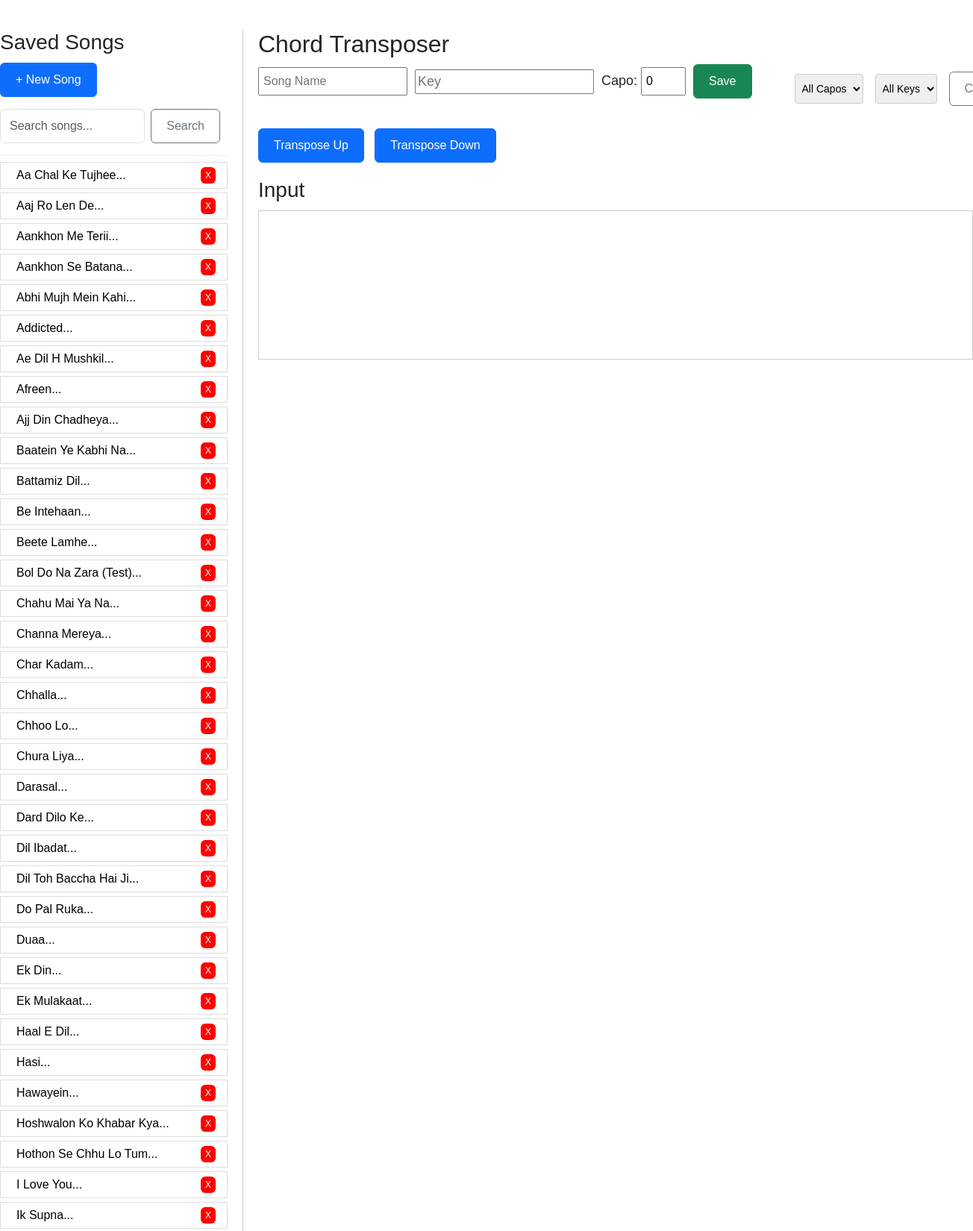
The page / (upper part) on the database its author committed.
### tables this page shows
CREATE TABLE songs (
                    id INTEGER PRIMARY KEY AUTOINCREMENT,
                    name TEXT,
                    content TEXT,
                    capo INTEGER DEFAULT 0
                , user_id INTEGER, key TEXT DEFAULT '');

### app.py (the view, shortened to what this page needs)
@app.route("/", methods=["GET", "POST"])
def index():
    input_text = ""
    output_text = ""
    capo = 0
    name = ""
    key = ""
    songs = get_songs()
    query = request.args.get("q", "") or ""
    if query:
        qlow = query.lower()
        songs = [s for s in songs if (s[1] and qlow in s[1].lower()) or (s[2] and qlow in s[2].lower())]
    capo_filter = request.args.get("capo_filter", "")
    key_filter = request.args.get("key_filter", "")
    song_id = request.args.get("song_id")
    if song_id:
        name, input_text, capo, key = get_song_by_id(song_id)
    return render_template(
        "index.html",
        input_text=input_text,
        output_text=output_text,
        capo=capo,
        name=name,
        key=key,
        songs=songs,
        current_song_id=song_id,
        query=query,
        capo_filter=capo_filter,
        key_filter=key_filter,
    )

### app.py (called while the page is built)
def get_songs():
    conn = sqlite3.connect(DB)
    c = conn.cursor()
    c.execute("SELECT id, name, content, capo, key FROM songs ORDER BY name ASC")
    songs = c.fetchall()
    conn.close()
    return songs

### templates/index.html (shortened to what this page needs)
<!DOCTYPE html>
<html>
  <head>
    <link
      href="https://cdn.jsdelivr.net/npm/bootstrap@5.3.8/dist/css/bootstrap.min.css"
      rel="stylesheet"
    />
  </head>
  <body>
    <div class="sidebar w-25">
      <div class="sidebar-header">
        <h3>Saved Songs</h3>
        <form method="POST" style="margin-bottom: 1rem">
          <button class="btn btn-primary" type="submit" name="action" value="new">
            + New Song
          </button>
        </form>
        <form method="GET" style="margin-bottom: 8px; display:flex; gap:8px;">
          <input
            type="search"
            name="q"
            placeholder="Search songs..."
            value="{{ query }}"
            class="form-control"
            style="width: calc(100% - 80px);"
          />
          <button class="btn btn-outline-secondary" type="submit">Search</button>
        </form>
      </div>
      <div class="sidebar-list">
        <form method="POST">
          {% for id, song_name, content, saved_capo, saved_key in songs %}
          <div
            class="song-link{% if current_song_id and current_song_id|int == id %} active-song{% endif %}"
            data-capo="{{ saved_capo }}"
            data-key="{{ saved_key }}"
          >
            <a
              href="{{ url_for('index', song_id=id) }}"
              style="color: black; text-decoration: none; padding-left: 1rem"
            >
              {{ song_name if song_name else content[:30]|replace('\n',' ') }}{%
              if content|length > 30 %}...{% endif %}
            </a>
            <button
              class="btn delete-btn"
              type="submit"
              name="action"
              value="delete_{{ id }}"
              style="cursor: pointer"
            >
              X
            </button>
          </div>
          {% else %}
          <p>No saved songs</p>
          {% endfor %}
        </form>
      </div>
    </div>
    <div class="main">
      <div class="d-flex justify-content-between align-items-center">
        <h2>Chord Transposer</h2>
      </div>
      <form method="POST">
        <div class="d-flex justify-content-between">
          <div class="capo-box">
            <label>
              <input
                type="text"
                name="name"
                value="{{ name }}"
                placeholder="Song Name"
              />
            </label>
            <label>
              <input
                type="text"
                name="key"
                value="{{ key }}"
                placeholder="Key"
                maxlength="5"
              />
            </label>
            <label>
              Capo:
              <input
                type="number"
                name="capo"
                min="0"
                max="12"
                placeholder="Capo"
                value="{{ capo }}"
              />
            </label>
            <button
              class="btn btn-success"
              type="submit"
              name="action"
              value="save"
            >
              Save
            </button>
          </div>
          <div class="w-25 d-flex align-items-center gap-3">
            <div class="filter-box flex-grow-1 mb-0">
              <select id="capo-filter">
                <option value="">All Capos</option>
              </select>
            </div>
            <div class="filter-box flex-grow-1 mb-0">
              <select id="key-filter">
                <option value="">All Keys</option>
              </select>
            </div>
            <button class="btn btn-outline-secondary" id="clear-filter-btn" type="button">
              Clear
            </button>
          </div>
        </div>
        <div class="buttons">
          <button
            class="btn btn-primary"
            type="submit"
            name="action"
            value="up"
          >
            Transpose Up
          </button>
          <button
            class="btn btn-primary"
            type="submit"
            name="action"
            value="down"
          >
            Transpose Down
          </button>
        </div>
        <div>
          <h3>Input</h3>
          <textarea name="songtext">{{ input_text }}</textarea>
        </div>
      </form>
    </div>
  </body>
</html>

### templates/index.html (style rules this page uses)
html, body { height: 100%; margin: 0; padding: 0; }
body { font-family: Arial; display: flex; max-width: 1400px; margin: 40px auto; height: auto; min-height: 100vh; }
.sidebar { width: 250px; border-right: 1px solid #ccc; padding-right: 20px; display: flex; flex-direction: column; flex-shrink: 0; }
.sidebar-header { padding-bottom: 8px; margin-bottom: 8px; border-bottom: 1px solid #eee; background: white; z-index: 2; }
.sidebar-list { overflow-y: auto; flex: 1 1 auto; min-height: 0; }
.main { flex: 1; padding-left: 20px; display: flex; flex-direction: column; }
textarea { width: 100%; min-height: 200px; font-family: monospace; font-size: 16px; padding: 10px; border: 1px solid #ccc; resize: none; white-space: pre-wrap; overflow: hidden; }
.buttons { margin: 20px 0; }
.btn { padding: 10px 20px; font-size: 16px; margin-right: 10px; cursor: pointer; }
h3 { margin-bottom: 10px; }
.capo-box { margin-bottom: 20px; font-size: 18px; display: flex; align-items: center; gap: 10px; }
input[type="number"] { width: 60px; padding: 5px; font-size: 16px; }
input[name="name"] { padding: 5px; font-size: 16px; width: 200px; }
.song-link { display: flex; justify-content: space-between; align-items: center; padding: 5px; margin-bottom: 5px; border: 1px solid #ddd; text-decoration: none; color: black; }
.delete-btn { background-color: red; color: white; border: none; padding: 2px 6px; cursor: pointer; font-size: 12px; }
.filter-box { margin-bottom: 15px; display: flex; flex-direction: column; gap: 8px; }
.filter-box select { padding: 5px; font-size: 14px; border: 1px solid #ccc; border-radius: 4px; }
select, option { height: 2.5rem; }

### rows shown on the page
songs: name "Aa Chal Ke Tujhee"
songs: name "Aaj Ro Len De"
songs: name "Aankhon Me Terii"
songs: name "Aankhon Se Batana"
songs: name "Abhi Mujh Mein Kahi"
songs: name "Addicted"
songs: name "Ae Dil H Mushkil"
songs: name "Afreen"
songs: name "Ajj Din Chadheya"
songs: name "Baatein Ye Kabhi Na"
songs: name "Battamiz Dil"
songs: name "Be Intehaan"
songs: name "Beete Lamhe"
songs: name "Bol Do Na Zara (Test)"
songs: name "Chahu Mai Ya Na"
songs: name "Channa Mereya"
songs: name "Char Kadam"
songs: name "Chhalla"
songs: name "Chhoo Lo"
songs: name "Chura Liya"
songs: name "Darasal"
songs: name "Dard Dilo Ke"
songs: name "Dil Ibadat"
songs: name "Dil Toh Baccha Hai Ji"
songs: name "Do Pal Ruka"
songs: name "Duaa"
songs: name "Ek Din"
songs: name "Ek Mulakaat"
songs: name "Haal E Dil"
songs: name "Hasi"
songs: name "Hawayein"
songs: name "Hoshwalon Ko Khabar Kya"
songs: name "Hothon Se Chhu Lo Tum"
songs: name "I Love You"
songs: name "Ik Supna"
